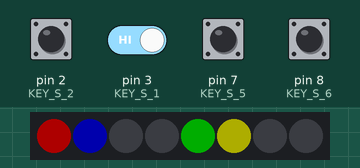
Simulated run of this sketch. Board: Arduino Uno, built with avr-gcc and run on an emulated ATmega328P. Parts: 8 RGB LEDs in strip order, left to right. The inputs (shaded band) are chosen by the test bench; at power-on: pin 2 (KEY_S_2), pin 3 (KEY_S_1), pin 7 (KEY_S_5), pin 8 (KEY_S_6) HIGH. Dim RGB values are drawn brighter than linear; random numbers use the default seed unless the sketch sets one.

Above: at 2.0 s.
2.1 s: pin 2 (KEY_S_2) pulled LOW for 0.15 s
At 3.6 s:
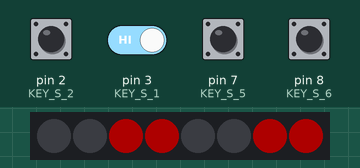
5.2 s: pin 7 (KEY_S_5) pulled LOW for 0.15 s
At 6.3 s:
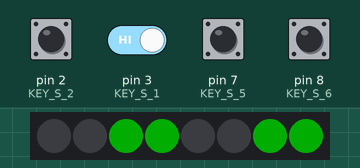
8.3 s: pin 2 (KEY_S_2) driven LOW and pin 3 (KEY_S_1) driven LOW
At 10.1 s:
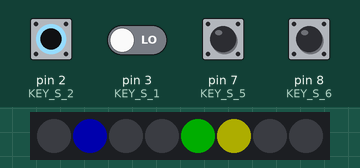
10.8 s: pin 3 (KEY_S_1) driven HIGH
At 12.8 s:
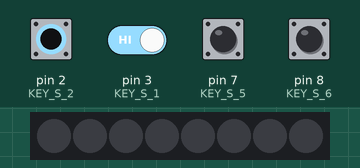
13.8 s: pin 2 (KEY_S_2) driven HIGH
At 16.4 s:
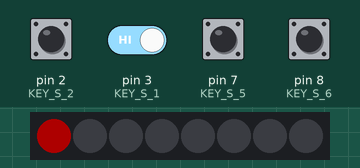
16.8 s: pin 8 (KEY_S_6) pulled LOW for 0.15 s
At 16.88 s:
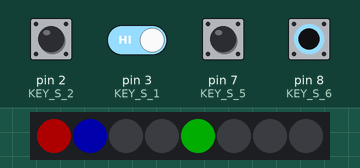
Timing chart, 0 to 21.2 s (numbered marks = the images above; inputs shaded):
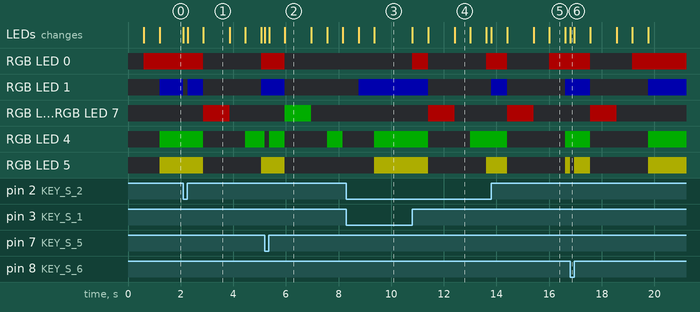

Measured:
- after the input at 2.1 s, RGB LED 0: RGB(50, 0, 0) → off after 0.76 s, → RGB(50, 0, 0) 2.2 s later; RGB LED 1: RGB(0, 0, 50) → off at once, → RGB(0, 0, 50) 0.16 s later, → off 0.60 s later, → RGB(0, 0, 50) 2.2 s later
- after the input at 5.2 s, RGB LED 0: RGB(50, 0, 0) → off after 0.76 s; RGB LED 1: RGB(0, 0, 50) → off after 0.76 s
- after the input at 10.8 s, RGB LED 0: off → RGB(50, 0, 0) at once, → off 0.60 s later, → RGB(50, 0, 0) 2.2 s later; RGB LED 1: RGB(0, 0, 50) → off after 0.61 s
- after the input at 13.8 s, RGB LED 0: RGB(50, 0, 0) → off after 0.61 s, → RGB(50, 0, 0) 1.6 s later; RGB LED 1: off → RGB(0, 0, 50) at once, → off 0.60 s later, → RGB(0, 0, 50) 2.2 s later
- after the input at 16.8 s, RGB LED 0: RGB(50, 0, 0) → off after 0.76 s, → RGB(50, 0, 0) 1.6 s later; RGB LED 1: RGB(0, 0, 50) → off after 0.76 s, → RGB(0, 0, 50) 2.2 s later
- what the display in image 1 shows lasts 1.0 s, from 2.9 s to 3.9 s
- what the display in image 4 shows lasts 0.6 s, from 12.4 s to 13.0 s

The sketch:

Pr0Simon.ino
```cpp
#include <Adafruit_NeoPixel.h>
#ifdef __AVR__
#include <avr/power.h>
#endif


#define LEDYELLOW   0
#define LEDGREEN    1
#define KEY_S_2     2
#define KEY_S_1     3
#define S11         4
#define ST1         5
#define S21         6
#define KEY_S_5     7
#define KEY_S_6     8
#define LEDPWM      9
#define WS2812BDI   10
#define S12         MOSI
#define ST2         MISO
#define S22         SCK
#define KEY_S_7     A0
#define KEY_S_8     A1
#define KEY_S_4     A2
#define KEY_S_3     A3
#define DEBOUNCE    50

Adafruit_NeoPixel ws2812b = Adafruit_NeoPixel(8, WS2812BDI, NEO_GRB + NEO_KHZ800);

void setup()
{
  Serial.begin(115200);
  pinMode(LEDYELLOW, OUTPUT);
  pinMode(LEDGREEN, OUTPUT);

  pinMode(KEY_S_1, INPUT_PULLUP);
  pinMode(KEY_S_2, INPUT_PULLUP);
  pinMode(KEY_S_3, INPUT_PULLUP);
  pinMode(KEY_S_4, INPUT_PULLUP);
  pinMode(KEY_S_5, INPUT_PULLUP);
  pinMode(KEY_S_6, INPUT_PULLUP);
  pinMode(KEY_S_7, INPUT_PULLUP);
  pinMode(KEY_S_8, INPUT_PULLUP);

  pinMode(S11, INPUT_PULLUP);
  pinMode(ST1, INPUT_PULLUP);
  pinMode(S21, INPUT_PULLUP);

  pinMode(S12, INPUT_PULLUP);
  pinMode(ST2, INPUT_PULLUP);
  pinMode(S22, INPUT_PULLUP);

  ws2812b.begin();
  ws2812b.setBrightness(50);
  ws2812b.show(); // Initialize all pixels to 'off'
  randomSeed(analogRead(0));

}

byte ledCounter = 0;
int colors = 0;
unsigned long previousMillis = 0;
const long interval = 1;
bool updownCount = false;
byte simonSays[1024];
int simonCount = 0;

void loop()
{
  simonSays[simonCount++] = random(4);

  //show sequence
  for (int i = 0; i < simonCount; i++) {
    ws2812b.clear();
    ws2812b.show();
    delay(600);
    if (simonSays[i] == 0) {
      ws2812b.setPixelColor(0, ws2812b.Color(255, 0, 0));
    }
    if (simonSays[i] == 1) {
      ws2812b.setPixelColor(1, ws2812b.Color(0, 0, 255));
    }
    if (simonSays[i] == 2) {
      ws2812b.setPixelColor(5, ws2812b.Color(255, 255, 0));
    }
    if (simonSays[i] == 3) {
      ws2812b.setPixelColor(4, ws2812b.Color(0, 255, 0));
    }
    ws2812b.show();
    delay(600);
  }
  ws2812b.setPixelColor(0, ws2812b.Color(255, 0, 0));
  ws2812b.setPixelColor(1, ws2812b.Color(0, 0, 255));
  ws2812b.setPixelColor(5, ws2812b.Color(255, 255, 0));
  ws2812b.setPixelColor(4, ws2812b.Color(0, 255, 0));
  ws2812b.show();

  //do sequence
  bool rightSequence = false;
  for (int i = 0; i < simonCount; i++) {
    if (getButton() == simonSays[i]) {
      rightSequence = true;
    } else {
      rightSequence = false;
      break;
    }
  }
  delay(600);
  if (rightSequence) {
    ws2812b.clear();
    ws2812b.setPixelColor(2, ws2812b.Color(0, 255, 0));
    ws2812b.setPixelColor(3, ws2812b.Color(0, 255, 0));
    ws2812b.setPixelColor(6, ws2812b.Color(0, 255, 0));
    ws2812b.setPixelColor(7, ws2812b.Color(0, 255, 0));
    ws2812b.show();
  } else {
    ws2812b.clear();
    ws2812b.setPixelColor(2, ws2812b.Color(255, 0, 0));
    ws2812b.setPixelColor(3, ws2812b.Color(255, 0, 0));
    ws2812b.setPixelColor(6, ws2812b.Color(255, 0, 0));
    ws2812b.setPixelColor(7, ws2812b.Color(255, 0, 0));
    ws2812b.show();
    simonCount = 0;
    randomSeed(millis());
  }
  delay(1000);
}

byte getButton() {
  while (true) {
    if (!digitalRead(KEY_S_1)) {
      ws2812b.setPixelColor(0, ws2812b.Color(0, 0, 0));
      ws2812b.show();
      while (!digitalRead(KEY_S_1)) {delay(20);}
      ws2812b.setPixelColor(0, ws2812b.Color(255, 0, 0));
      ws2812b.show();
      return 0;
    }
    if (!digitalRead(KEY_S_2)) {
      ws2812b.setPixelColor(1, ws2812b.Color(0, 0, 0));
      ws2812b.show();
      while (!digitalRead(KEY_S_2)) {delay(20);}
      ws2812b.setPixelColor(1, ws2812b.Color(0, 0, 255));
      ws2812b.show();
      return 1;
    }
    if (!digitalRead(KEY_S_5)) {
      ws2812b.setPixelColor(4, ws2812b.Color(0, 0, 0));
      ws2812b.show();
      while (!digitalRead(KEY_S_5)) {delay(20);}
      ws2812b.setPixelColor(4, ws2812b.Color(0, 255, 0));
      ws2812b.show();
      return 3;
    }
    if (!digitalRead(KEY_S_6)) {
      ws2812b.setPixelColor(5, ws2812b.Color(0, 0, 0));
      ws2812b.show();
      while (!digitalRead(KEY_S_6)) {delay(20);}
      ws2812b.setPixelColor(5, ws2812b.Color(255, 255, 0));
      ws2812b.show();
      return 2;
    }
  }
}
```
